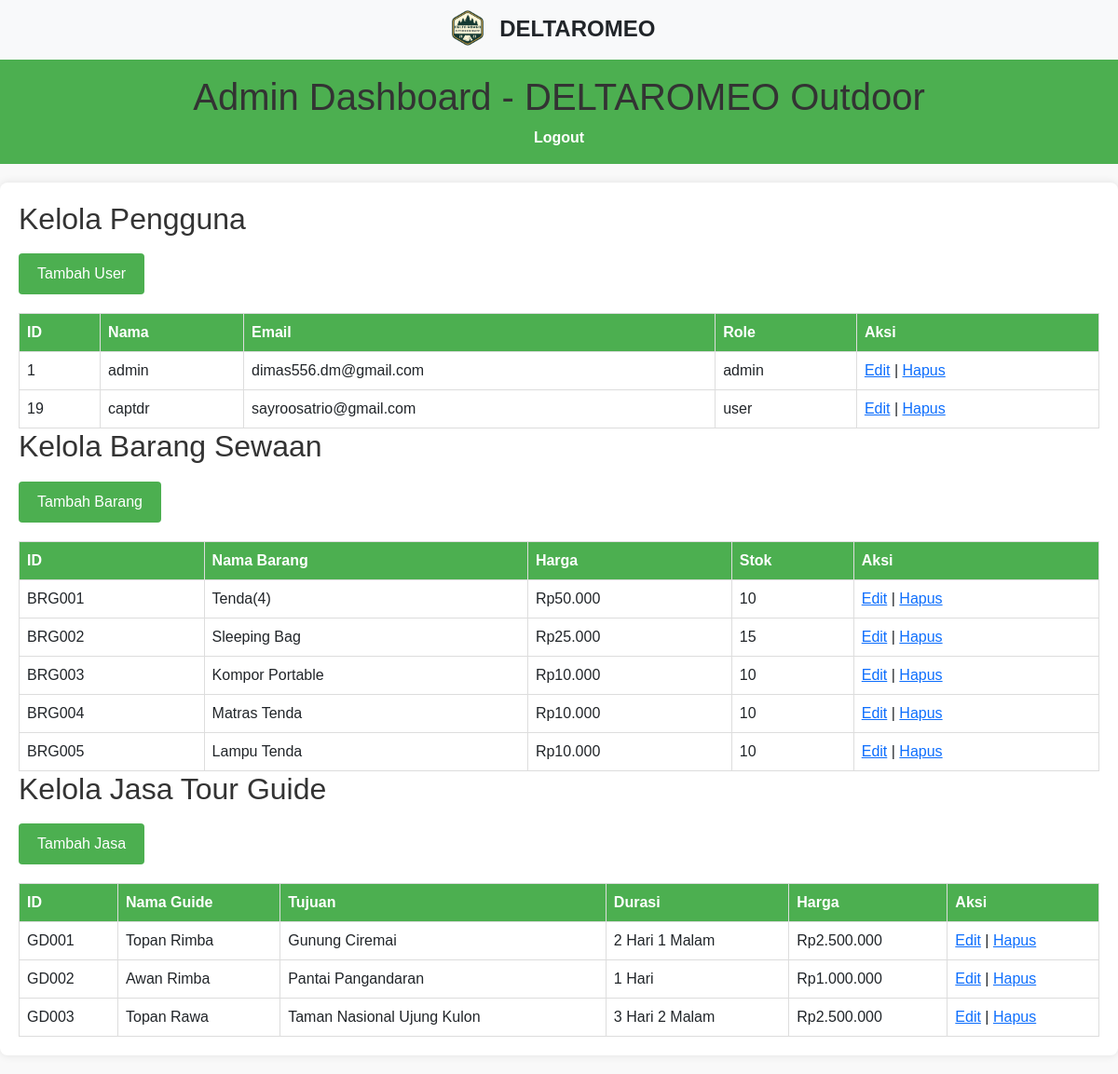
Screenshot of /dashboardadmin.php with the database file from the repository.
### tables this page shows
CREATE TABLE `users` (
  `id` int NOT NULL,
  `username` varchar(50) NOT NULL,
  `password` varchar(255) NOT NULL,
  `role` enum('admin','user') DEFAULT 'user',
  `email` varchar(100) DEFAULT NULL
);

CREATE TABLE `barang` (
  `id_brg` varchar(10) NOT NULL,
  `nama_barang` varchar(100) NOT NULL,
  `harga` varchar(15) NOT NULL,
  `stok` varchar(5) NOT NULL
);

CREATE TABLE `jasa` (
  `id_guide` varchar(10) NOT NULL,
  `nama_guide` varchar(100) NOT NULL,
  `tujuan` varchar(100) NOT NULL,
  `durasi` varchar(50) NOT NULL,
  `harga` varchar(50) NOT NULL
);

### dashboardadmin.php (the view, shortened to what this page needs)
<!DOCTYPE html>
<html lang="en">
<head>
    <link href="https://cdn.jsdelivr.net/npm/bootstrap@5.2.3/dist/css/bootstrap.min.css" rel="stylesheet">
    <link rel="stylesheet" href="style.css">
</head>
<body>
    <nav class="navbar bg-light justify-content-center">
        <a class="navbar-brand" href="index.html">
            <img src="img/logo.png" alt="DELTAROMEO OUTDOOR" width="42" height="42" class="d-inline-block mt--2 me-2">
            <span class="text-body fs-4 fw-bolder">DELTAROMEO</span>
        </a>
    </nav>
    <header>
        <h1>Admin Dashboard - DELTAROMEO Outdoor</h1>
        <nav>
            <ul>
                <li><a href="login.html">Logout</a></li>
            </ul>
        </nav>
    </header>
    <main>
        <section>
            <h2>Kelola Pengguna</h2>
            <a href="add_user.php" class="button">Tambah User</a>
            <table>
                <thead>
                    <tr>
                        <th>ID</th>
                        <th>Nama</th>
                        <th>Email</th>
                        <th>Role</th>
                        <th>Aksi</th>
                    </tr>
                </thead>
                <tbody>
<?php
                    require 'db_connect.php';
                    $query = "SELECT * FROM users";
                    $result = $conn->query($query);
                    while ($row = $result->fetch_assoc()) {
                        echo "<tr>";
                        echo "<td>" . $row['id'] . "</td>";
                        echo "<td>" . $row['username'] . "</td>";
                        echo "<td>" . $row['email'] . "</td>";
                        echo "<td>" . $row['role'] . "</td>";
                        echo "<td><a href='edit_user.php?id=" . $row['id'] . "'>Edit</a> | <a href='delete_user.php?id=" . $row['id'] . "'>Hapus</a></td>";
                        echo "</tr>";
                    }
                    ?>
                </tbody>
            </table>
        </section>
        <section>
            <h2>Kelola Barang Sewaan</h2>
            <a href="add_barang.php" class="button">Tambah Barang</a>
            <table>
                <thead>
                    <tr>
                        <th>ID</th>
                        <th>Nama Barang</th>
                        <th>Harga</th>
                        <th>Stok</th>
                        <th>Aksi</th>
                    </tr>
                </thead>
                <tbody>
                    <?php
                    $query = "SELECT * FROM barang";
                    $result = $conn->query($query);
                    while ($row = $result->fetch_assoc()) {
                        echo "<tr>";
                        echo "<td>" . $row['id_brg'] . "</td>";
                        echo "<td>" . $row['nama_barang'] . "</td>";
                        echo "<td>" . $row['harga'] . "</td>";
                        echo "<td>" . $row['stok'] . "</td>";
                        echo "<td><a href='edit_barang.php?id=" . $row['id_brg'] . "'>Edit</a> | <a href='delete_barang.php?id=" . $row['id_brg'] . "'>Hapus</a></td>";
                        echo "</tr>";
                    }
                    ?>
                </tbody>
            </table>
        </section>
        <section>
            <h2>Kelola Jasa Tour Guide</h2>
            <a href="add_jasa.php" class="button">Tambah Jasa</a>
            <table>
                <thead>
                    <tr>
                        <th>ID</th>
                        <th>Nama Guide</th>
                        <th>Tujuan</th>
                        <th>Durasi</th>
                        <th>Harga</th>
                        <th>Aksi</th>
                    </tr>
                </thead>
                <tbody>
                    <?php
                    $query = "SELECT * FROM jasa";
                    $result = $conn->query($query);
                    while ($row = $result->fetch_assoc()) {
                        echo "<tr>";
                        echo "<td>" . $row['id_guide'] . "</td>";
                        echo "<td>" . $row['nama_guide'] . "</td>";
                        echo "<td>" . $row['tujuan'] . "</td>";
                        echo "<td>" . $row['durasi'] . "</td>";
                        echo "<td>" . $row['harga'] . "</td>";
                        echo "<td><a href='edit_jasa.php?id=" . $row['id_guide'] . "'>Edit</a> | <a href='delete_jasa.php?id=" . $row['id_guide'] . "'>Hapus</a></td>";
                        echo "</tr>";
                    }
                    ?>
                </tbody>
            </table>
        </section>
    </main>
</body>
</html>

### style.css (style rules this page uses)
body { font-family: Raleway, sans-serif; background: #f6f8fd; }
.mt--2 { margin-top: -0.5rem !important; }

### dashboardadmin.php (style rules this page uses)
body { font-family: Arial, sans-serif; background-color: #f9f9f9; margin: 0; padding: 0; }
header { background-color: #4CAF50; color: white; padding: 1rem; text-align: center; }
nav ul { list-style-type: none; margin: 0; padding: 0; text-align: center; }
nav ul li { display: inline; margin: 0 10px; }
nav ul li a { color: white; text-decoration: none; font-weight: bold; }
main { max-width: 1200px; margin: 20px auto; background: white; padding: 20px; box-shadow: 0 0 10px rgba(0, 0, 0, 0.1); border-radius: 8px; }
h1, h2 { color: #333; }
table { width: 100%; border-collapse: collapse; margin-top: 20px; }
table th, table td { border: 1px solid #ddd; padding: 8px; text-align: left; }
table th { background-color: #4CAF50; color: white; }
a.button { display: inline-block; margin-top: 10px; padding: 10px 20px; color: white; background-color: #4CAF50; text-decoration: none; border-radius: 4px; }

### rows the page displays
users: id "1", username "admin", email "dimas556.dm@gmail.com", role "admin"
users: id "19", username "captdr", email "sayroosatrio@gmail.com", role "user"
barang: id_brg "BRG001", nama_barang "Tenda(4)", harga "Rp50.000", stok "10"
barang: id_brg "BRG002", nama_barang "Sleeping Bag", harga "Rp25.000", stok "15"
barang: id_brg "BRG003", nama_barang "Kompor Portable", harga "Rp10.000", stok "10"
barang: id_brg "BRG004", nama_barang "Matras Tenda", harga "Rp10.000", stok "10"
barang: id_brg "BRG005", nama_barang "Lampu Tenda", harga "Rp10.000", stok "10"
jasa: id_guide "GD001", nama_guide "Topan Rimba", tujuan "Gunung Ciremai", durasi "2 Hari 1 Malam", harga "Rp2.500.000"
jasa: id_guide "GD002", nama_guide "Awan Rimba", tujuan "Pantai Pangandaran", durasi "1 Hari", harga "Rp1.000.000"
jasa: id_guide "GD003", nama_guide "Topan Rawa", tujuan "Taman Nasional Ujung Kulon", durasi "3 Hari 2 Malam", harga "Rp2.500.000"
